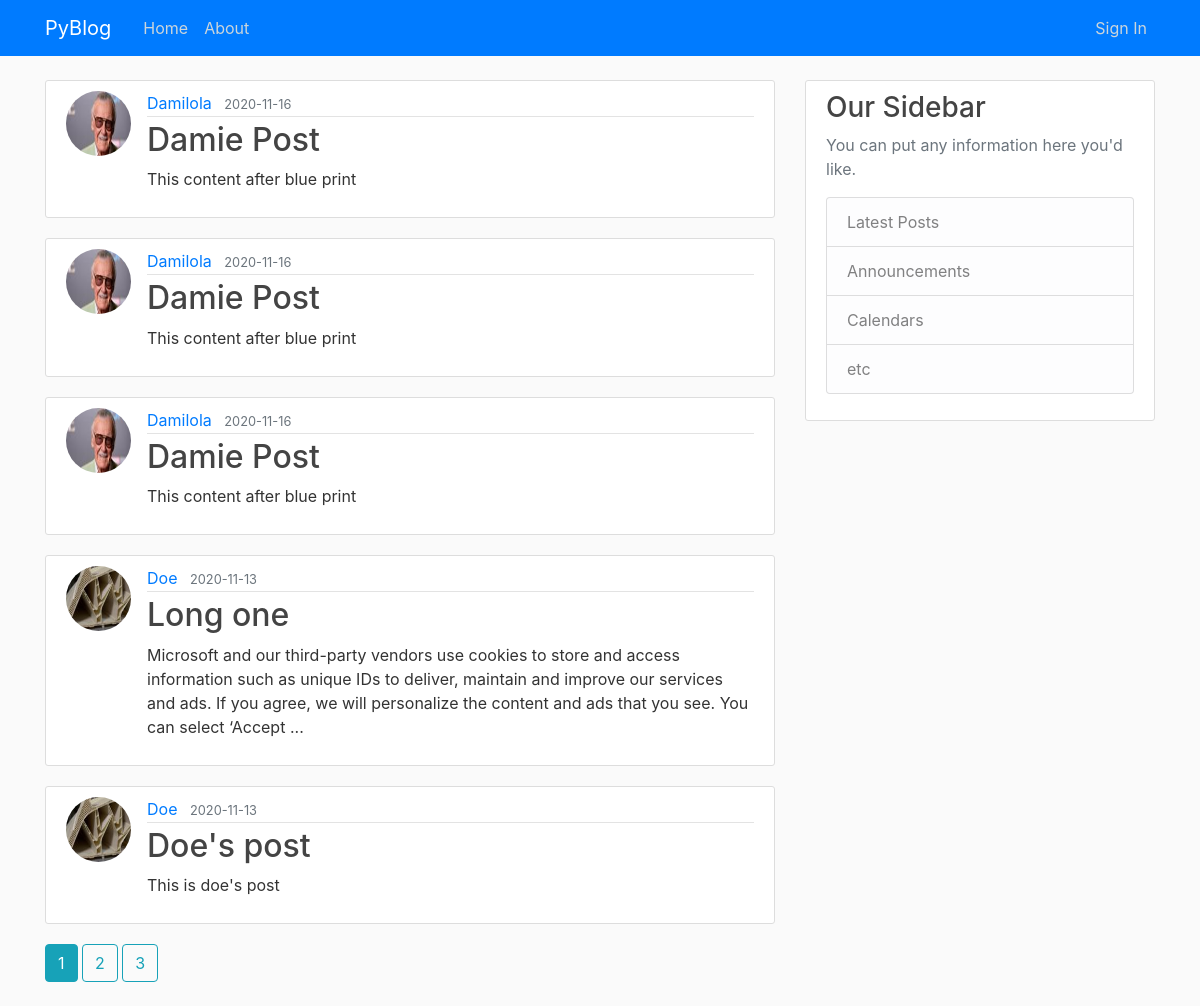
Page /home on the earlier database version.
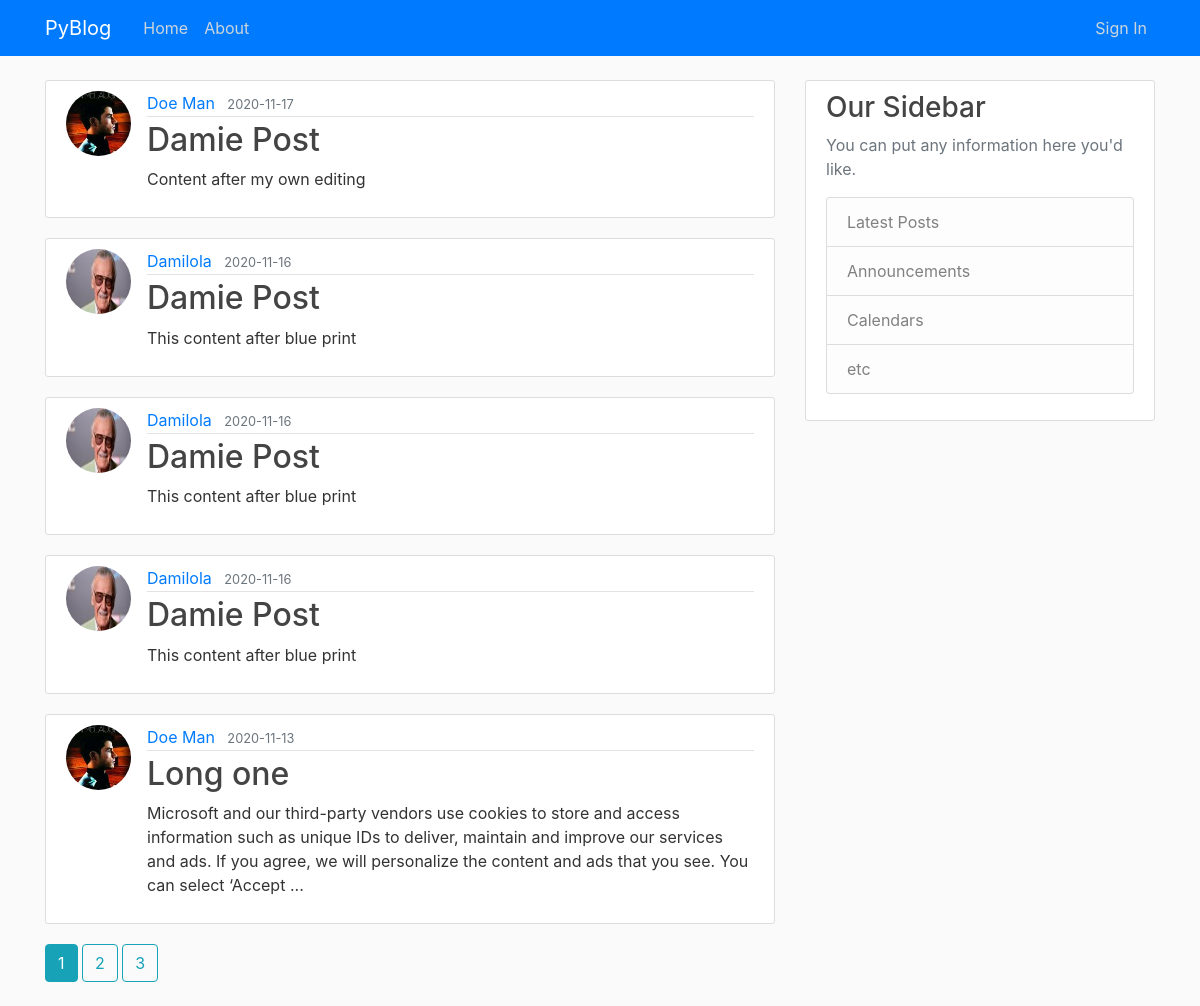
Same page on the later database version.
### src/models.py (models this page shows, shortened)
class Post(db.Model):
    id = db.Column(db.Integer, primary_key=True)
    title = db.Column(db.String(100), nullable=False)
    date_posted = db.Column(db.DateTime, nullable=False, default=datetime.utcnow)
    content = db.Column(db.Text, nullable=False)
    user_id = db.Column(db.Integer, db.ForeignKey('user.id'), nullable=False)

class User(db.Model, UserMixin):
    id = db.Column(db.Integer, primary_key=True)
    username = db.Column(db.String(20), unique=True, nullable=False)
    email = db.Column(db.String(120), unique=True, nullable=False)
    image_file = db.Column(db.String(20), nullable=False, default='default.jpg')
    password = db.Column(db.String(60), nullable=False)
    posts = db.relationship('Post', backref='author', lazy=True)

### src/components/main/routes.py (the view)
@main.route("/")
@main.route("/home")
def home():
    page = request.args.get('page', 1, type=int)
    posts = Post.query.order_by(Post.date_posted.desc()).paginate(page=page, per_page=5)
    return render_template('index.html', posts=posts)

### src/templates/index.html
{% extends "layout.html" %} {% block content %} {% for post in posts.items %}
<article class="media content-section">
  <img
    class="rounded-circle article-img"
    src="{{ url_for('static', filename='img/' + post.author.image_file) }}"
  />
  <div class="media-body">
    <div class="article-metadata">
      <a
        class="mr-2"
        href="{{ url_for('users.user_posts', username=post.author.username) }}"
        >{{ post.author.username }}</a
      >
      <small class="text-muted"
        >{{ post.date_posted.strftime('%Y-%m-%d') }}</small
      >
    </div>
    <h2>
      <a
        class="article-title"
        href="{{ url_for('posts.post', post_id=post.id) }}"
        >{{ post.title }}</a
      >
    </h2>
    <p class="article-content--sum">
      {{ post.content[0:250].rstrip(" ") }}<span>
        {% if post.content|length > 250 %}... {% endif %}</span
      >
    </p>
  </div>
</article>
{% endfor %} {% for page_num in posts.iter_pages(left_edge=1, right_edge=1,
left_current=1, right_current=2) %} {% if page_num %} {% if posts.page ==
page_num %}
<a class="btn btn-info mb-4" href="{{ url_for('main.home', page=page_num) }}"
  >{{ page_num }}</a
>
{% else %}
<a class="btn btn-outline-info mb-4" href="{{ url_for('main.home', page=page_num) }}"
  >{{ page_num }}</a
>
{% endif %} {% else %} ... {% endif %} {% endfor %} {% endblock content %}

### src/templates/layout.html (shortened to what this page needs)
<!DOCTYPE html>
<html>
<head>
    <link rel="stylesheet" href="https://maxcdn.bootstrapcdn.com/bootstrap/4.0.0/css/bootstrap.min.css"
>
    <link rel="stylesheet" type="text/css" href="{{ url_for('static', filename='css/main.css') }}">
</head>
<body>
<header class="site-header">
    <nav class="navbar navbar-expand-md navbar navbar-dark bg-primary fixed-top">
        <div class="container">
            <a class="navbar-brand mr-4" href="/">PyBlog</a>
            <div class="collapse navbar-collapse" id="navbarToggle">
                <div class="navbar-nav mr-auto">
                    <a class="nav-item nav-link" href="{{ url_for('main.home') }}">Home</a>
                    <a class="nav-item nav-link" href="{{ url_for('main.about') }}">About</a>
                </div>
                <div class="navbar-nav">
                    {% if current_user.is_authenticated %}
                        <a class="nav-item nav-link" href="{{ url_for('posts.create_post') }}">Publish</a>
                         <a class="nav-item nav-link" href="{{ url_for('users.user_posts', username=current_user.username) }}">Posts</a>
                        <a class="nav-item nav-link" href="{{ url_for('users.account') }}">Account</a>
                        <a class="nav-item nav-link" href="{{ url_for('users.sign_out') }}">Sign Out</a>
                    {% else %}
                        <a class="nav-item nav-link" href="{{ url_for('users.sign_in') }}">Sign In</a>
                    {% endif %}
                </div>
            </div>
        </div>
    </nav>
</header>
<main role="main" class="container">
    <div class="row">
        <div class="col-md-8">
            {% block content %}{% endblock %}
        </div>
        <div class="col-md-4">
            <div class="content-section">
                <h3>Our Sidebar</h3>
                <p class='text-muted'>You can put any information here you'd like.
                <ul class="list-group">
                    <li class="list-group-item list-group-item-light">Latest Posts</li>
                    <li class="list-group-item list-group-item-light">Announcements</li>
                    <li class="list-group-item list-group-item-light">Calendars</li>
                    <li class="list-group-item list-group-item-light">etc</li>
                </ul>
                </p>
            </div>
        </div>
    </div>
</main>
</body>
</html>

### src/static/css/main.css (style rules this page uses)
body { background: #fafafa; color: #333333; margin-top: 5rem; }
h1, h2, h3, h4, h5, h6 { color: #444444; }
.site-header .navbar-nav .nav-link { color: #cbd5db; }
.content-section { background: #ffffff; padding: 10px 20px; border: 1px solid #dddddd; border-radius: 3px; margin-bottom: 20px; }
.article-title { color: #444444; }
.article-content--sum { white-space: normal; }
.article-img { height: 65px; width: 65px; margin-right: 16px; }
.article-metadata { padding-bottom: 1px; margin-bottom: 4px; border-bottom: 1px solid #e3e3e3 }

Differences in the rows shown:
no longer on this page (row unchanged): Post: image_file (picture), author.username "Doe", date_posted "2020-11-13", title "Doe's post", content "This is doe's post"
added Post: image_file (picture), author.username "Doe Man", date_posted "2020-11-17", title "Damie Post", content "Content after my own editing"
changed through a linked row, Post "Long one": image_file: a different picture; author.username "Doe" → "Doe Man"
